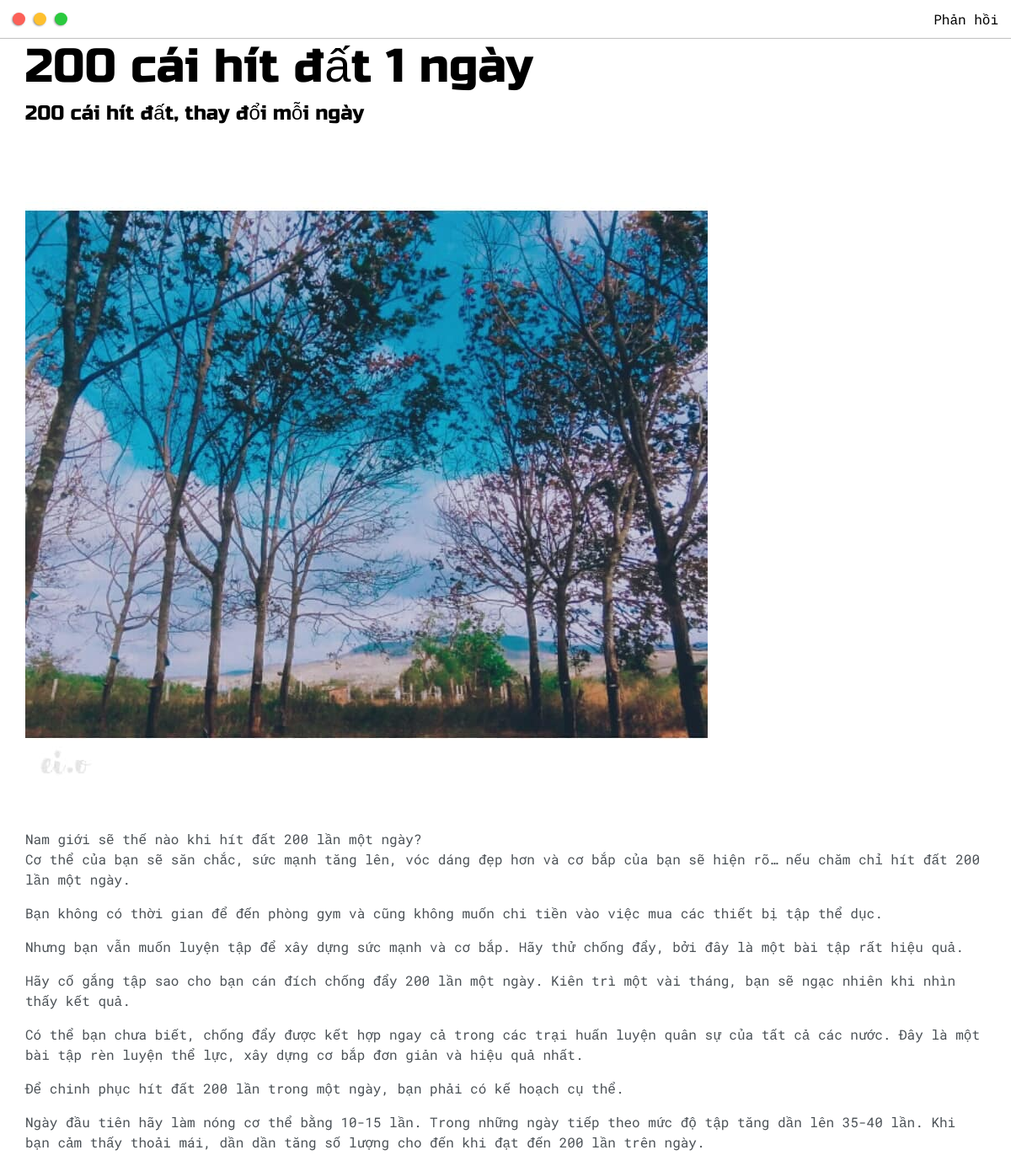
The app's page /post/200-cai-hit-at-1-ngay/ with its own data.
### base/models.py (models this page shows, shortened)
class Post(models.Model):
    headline = models.CharField(max_length=200)
    sub_headline = models.CharField(max_length=200,null=True,blank=True)
    thumbnail = models.ImageField(null=True, blank = True, upload_to = "images",default="/images/1.jpg")
    body = RichTextUploadingField(null=True,blank=True)
    created = models.TimeField(auto_now_add=True)
    activity = models.BooleanField(default=False)
    featured = models.BooleanField(default=False)
    tags = models.ManyToManyField(Tag, null=True)
    slug = models.SlugField(null=True, blank=True)

### base/views.py (the view)
# urls.py: path('post/<slug:slug>/',views.post,name='post'),
def post(request,slug):
    post = Post.objects.get(slug=slug)
    context = {'post':post}
    return render(request, 'base/post.html',context)

### base/templates/base/post.html (shortened to what this page needs)
{% extends 'base/main.html' %}
{%load static%}
{% block content %}
    <div class="main-container">
        <h1>{{post.headline}}</h1>
        <h4>{{post.sub_headline}}</h4>
        <img src="{{post.thumbnail.url}}" alt="">
        <p>{{post.body|linebreaks|safe}}</p>
    </div>
{% endblock content %}

### static/css/styles.css (style rules this page uses)
:root { --borderColor:#c1c1c1; --mainText:black; --secondaryText:#4b5156; --themeDotBorder:#24292e; --previewBg:rgb(251, 249, 243, 0.8); --previewShadow:#f0ead6; --buttonColor:black; }
html, body { padding: 0; margin: 0; scroll-behavior: smooth; }
body * { transition: 0.3s; }
h1, h2, h3, h4, h5, h6, strong { color: var(--mainText); font-family: 'Russo One', sans-serif; font-weight: 500; }
p, li, span, label, input, textarea { color: var(--secondaryText); font-family: 'Roboto Mono', monospace; }
h1 { font-size: 56px; }
h4 { font-size: 24px; }
.main-container { width: 1200px; margin: 0 auto; }
@media screen and (max-width: 1200px) { .main-container { width: 95%; } }

### base/templates/base/post.html (style rules this page uses)
img { max-width: 100%; object-fit: cover; }

### records on screen
Post: headline "200 cái hít đất 1 ngày", sub_headline "200 cái hít đất, thay đổi mỗi ngày", thumbnail (picture), body "Nam giới sẽ thế nào khi hít đất 200 lần một ngày? Cơ thể của bạn sẽ săn chắc, sức mạnh tăng lên, vóc dáng đẹp hơn và cơ bắp của bạn sẽ hiện rõ… nếu chăm chỉ hít đất 200 lần một ngày. Bạn không có thời gian để đến phòng gym và cũng không muốn chi tiền vào việc mua các thiết bị tập thể dục. Nhưng bạn vẫn muốn luyện tập để xây dựng sức mạnh và cơ bắp. Hãy thử chống đẩy, bởi đây là một bài tập rất hiệu quả. Hãy cố gắng tập sao cho bạn cán đích chống đẩy 200 lần một ngày. Kiên trì một vài tháng, bạn sẽ ngạc nhiên khi nhìn thấy kết quả. Có thể bạn chưa biết, chống đẩy được kết hợp ngay cả trong các trại huấn luyện quân sự của tất cả các nước. Đây là một bài tập rèn luyện thể lực, xây dựng cơ bắp…"
